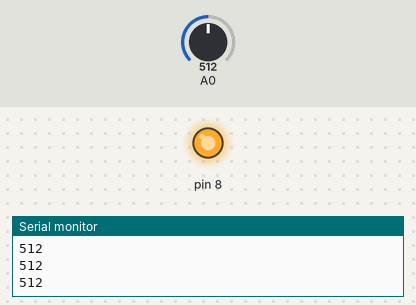
Recording of a sketch running on a simulated Arduino Uno, built with avr-gcc and run on an emulated ATmega328P. Shown: output pins drawn as LEDs (lit = HIGH), the last lines printed to the serial monitor. The inputs (shaded band) are chosen by the test bench; at power-on: A0 = 512.

Above: at 1.2 s.
1.3 s: A0 set to 22
2.8 s: A0 set to 18
At 3.4 s:
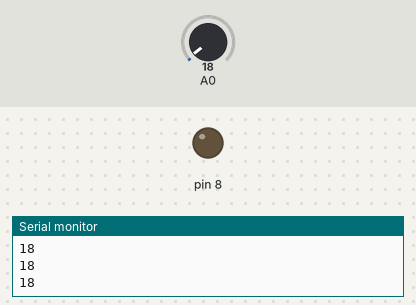
4.3 s: A0 set to 122
At 4.6 s:
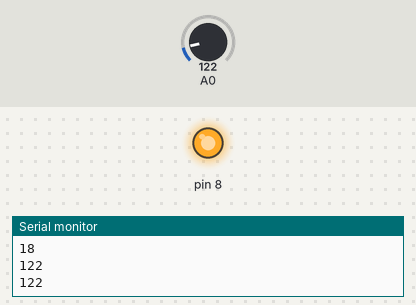
5.8 s: A0 set to 10
At 7.1 s:
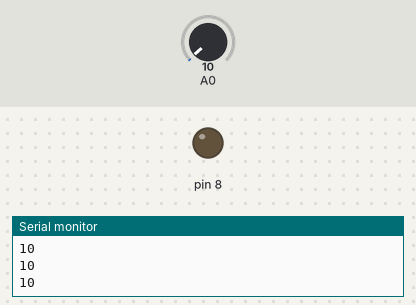
Timing chart, 0 to 8.3 s (numbered marks = the images above; inputs shaded):
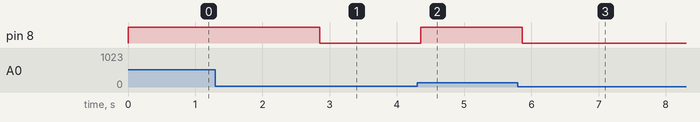

The sketch:

sensor_kullanimi.ino
```cpp
// C++ code
//
void setup()
{
  pinMode(8, OUTPUT);
  Serial.begin(9600);
}

void loop()
{
  int lamba = analogRead(A0);
  if(lamba>20)
  {
    digitalWrite(8,HIGH);
  }
  else
  {
    digitalWrite(8,LOW);
  }
  Serial.println(lamba);
  delay(150);
}
```

Measured:
- the behaviour switches between 21 and 20 on A0 (found by bisection; images 0 and 1)
- after the input at 2.8 s, pin 8: HIGH → LOW after 0.06 s
- after the input at 4.3 s, pin 8: LOW → HIGH after 0.06 s
- after the input at 5.8 s, pin 8: HIGH → LOW after 0.06 s
